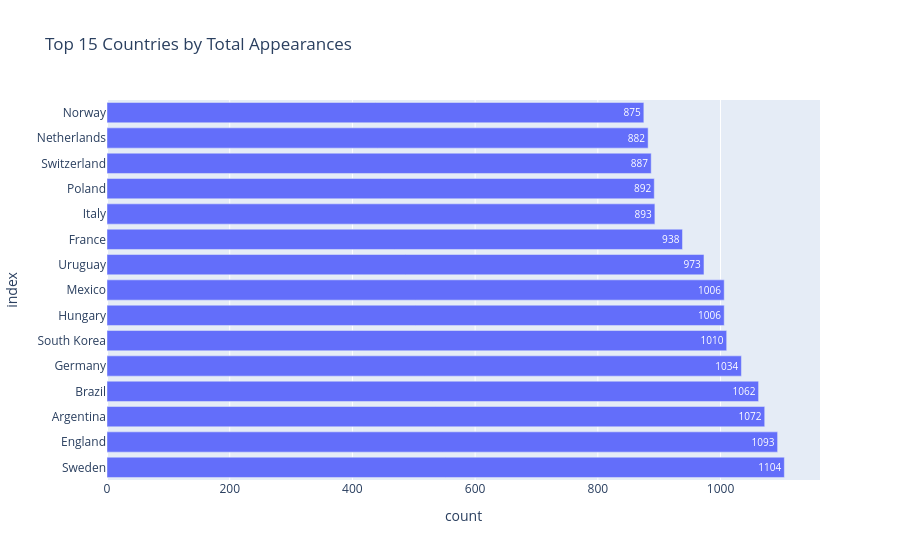

Source (notebook cell):
### Code cell
# --- Q6: Most frequently appearing countries ---
team_counts = all_teams.value_counts().head(15).reset_index()
print(team_counts.columns)
fig = px.bar(
    team_counts,
    x='count',
    y='index',
    text='count',
    title='Top 15 Countries by Total Appearances'
)
fig.show()

### Figure 1 — Plotly figure (JSON) as saved in the notebook; plotly's stock layout.template omitted (floating-point values rounded to 4 significant figures)
{"data": [{"alignmentgroup": "True", "hovertemplate": "count=%{text}<br>index=%{y}<extra></extra>", "legendgroup": "", "marker": {"color": "#636efa", "pattern": {"shape": ""}}, "name": "", "offsetgroup": "", "orientation": "h", "showlegend": false, "text": [1104, 1093, 1072, 1062, 1034, 1010, 1006, 1006, 973, 938, 893, 892, 887, 882, 875], "textposition": "auto", "type": "bar", "x": [1104, 1093, 1072, 1062, 1034, 1010, 1006, 1006, 973, 938, 893, 892, 887, 882, 875], "xaxis": "x", "y": ["Sweden", "England", "Argentina", "Brazil", "Germany", "South Korea", "Hungary", "Mexico", "Uruguay", "France", "Italy", "Poland", "Switzerland", "Netherlands", "Norway"], "yaxis": "y"}], "layout": {"barmode": "relative", "legend": {"tracegroupgap": 0}, "title": {"text": "Top 15 Countries by Total Appearances"}, "xaxis": {"anchor": "y", "domain": [0, 1], "title": {"text": "count"}}, "yaxis": {"anchor": "x", "domain": [0, 1], "title": {"text": "index"}}}}
